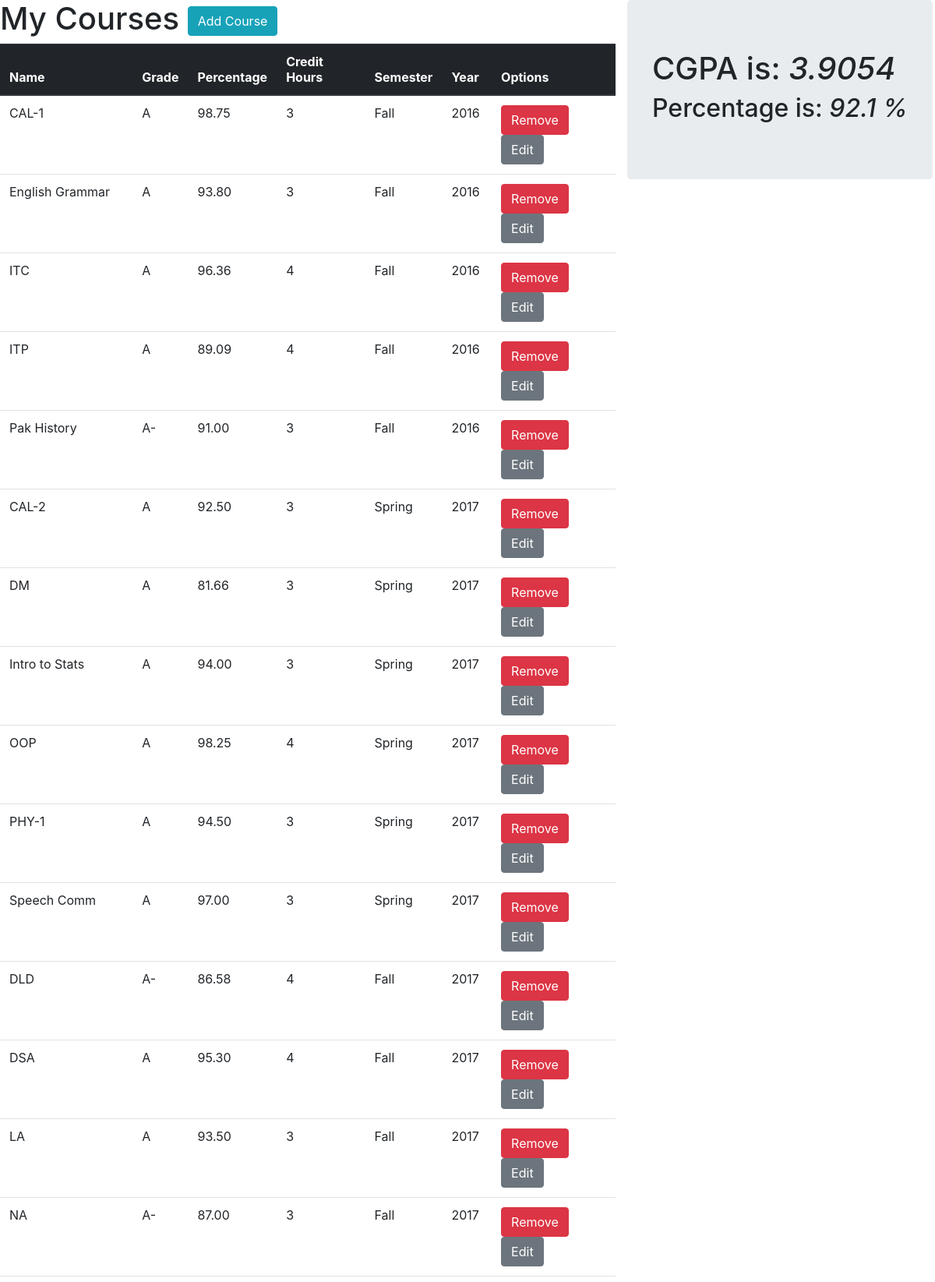
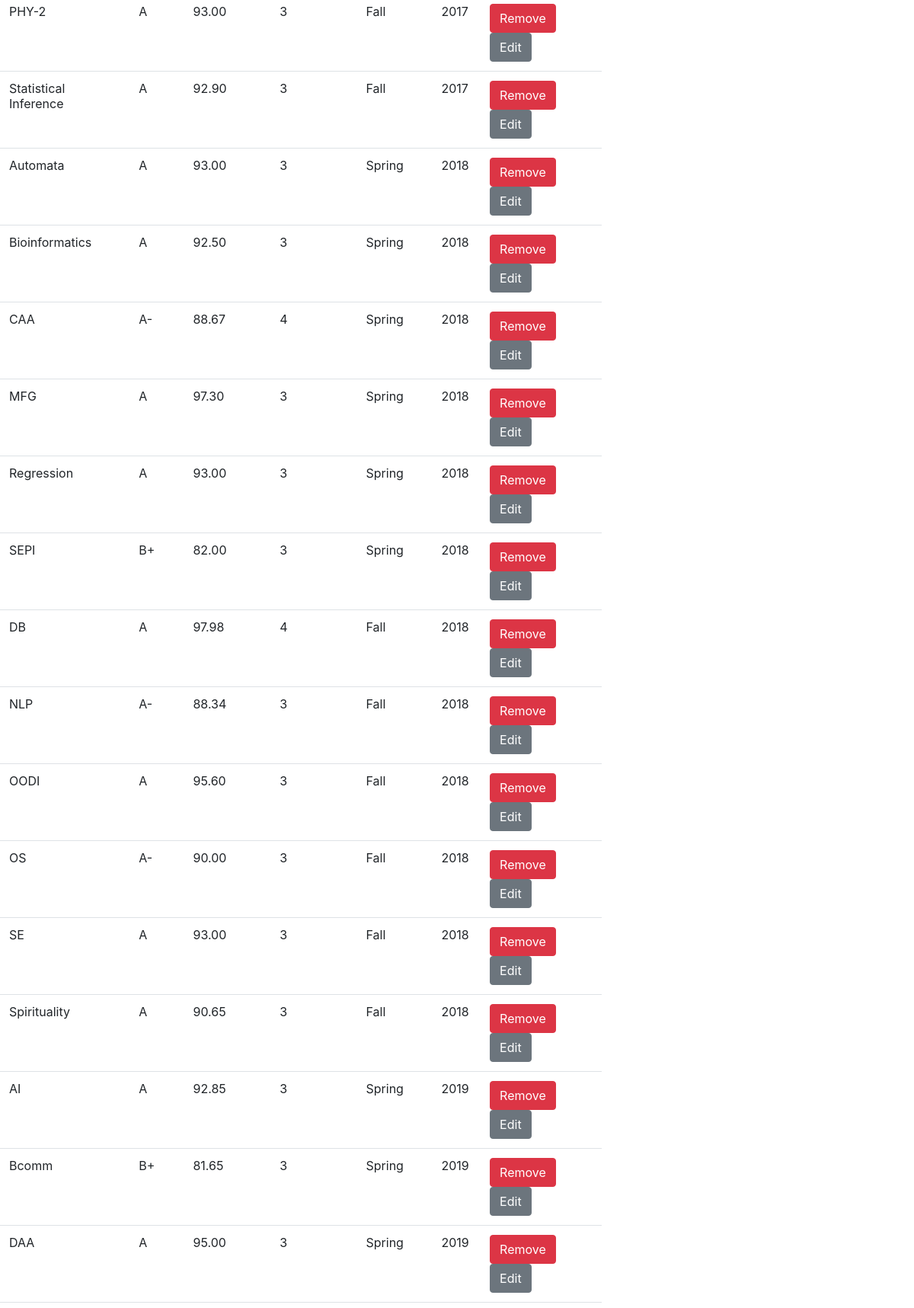
Screenshot of /gradebook (upper part) with the database file from the repository (2 pictures, top to bottom).
### gradebook/models.py (models this page shows, shortened)
class Course(models.Model):
    course_name = models.CharField(verbose_name='Course Name',primary_key=True, max_length=50)
    course_grade = models.CharField(verbose_name='Course Grade',max_length=2)
    course_pct = models.DecimalField(decimal_places=2,max_digits=4,verbose_name='Course Percentage')
    course_credit_hours = models.IntegerField(verbose_name='Course Credit Hours')
    course_semester = models.CharField(verbose_name='Course Semester',max_length=15)
    course_year = models.IntegerField()
    course_grade_points = models.DecimalField(decimal_places=2,max_digits=3,verbose_name='Course Grade Points')

### gradebook/views.py (the view)
# urls.py: path('',views.index, name='index'),
def index(request):
    if request.method == 'POST':
        form = CourseForm(request.POST)
        if form.is_valid():
            form.save()
    form = CourseForm()
    courses = Course.objects.order_by('course_year', '-course_semester', 'course_name')
    total_credit_hours = Course.objects.aggregate(total_credit_hours=Sum(F('course_credit_hours')))['total_credit_hours']
    total_grade_points = Course.objects.aggregate(total_grade_points=Sum(F('course_grade_points')*F('course_credit_hours'),output_field=FloatField()))['total_grade_points']
    total_percentage = Course.objects.aggregate(total_percentage=Sum(F('course_pct')*F('course_credit_hours'),output_field=FloatField()))['total_percentage']
    if total_credit_hours is None:
        cgpa = 'N/A'
        pct = '0'
    else:
        cgpa = round(total_grade_points / total_credit_hours,4)
        pct = round(total_percentage / total_credit_hours,2)
    return render(request,'index.html',{'form':form, 'courses' : courses, 'cgpa': cgpa, 'pct' : pct})

### gradebook/templates/index.html (shortened to what this page needs)
{% extends "base.html" %} {% block content %}
<div class="row">
<div class="col-md-8">
		<h1>My Courses <button type="button" class="btn btn-info" data-toggle="modal"
			data-target="#myModal">Add Course</button>
		</h1>
	<table class="table">
		{% if courses %}
		<thead class="thead-dark">
			<th>Name</th>
			<th>Grade</th>
			<th>Percentage</th>
			<th>Credit Hours</th>
			<th>Semester</th>
			<th>Year</th>
			<th>Options</th>
		</thead>
			{% for course in courses %}
			<tr>
			<td> {{ course.course_name }} </td>
			<td> {{ course.course_grade }}</td>
			<td> {{ course.course_pct }}</td>
			<td> {{ course.course_credit_hours }}</td>
			<td> {{ course.course_semester }}</td>
			<td>{{ course.course_year }}</td>
			<td>
			<a href="/delete/{{ course.course_name }}" class="btn btn-danger">Remove</a>
			<a href="/edit/{{ course.course_name }}" class="btn btn-secondary">Edit</a>
			</td>
			</tr>
			{% endfor %}
		{% else %}
		<tr>No courses at the moment.</tr>
		{% endif %}
	</table>
</div>
<div class="coll md-4">
<div class="jumbotron">
  <h1>CGPA is: {% if cgpa %} <em> {{ cgpa }}</em> {% else %} N/A {% endif %}</h1>
  <h2>Percentage is: <em> {{ pct }} %</em>  </h2>
</div>
</div>
</div>
	{% endblock content %}

### rows the page displays
Course: course_name "CAL-1", course_grade "A", course_pct "98.75", course_credit_hours "3", course_semester "Fall", course_year "2016"
Course: course_name "English Grammar", course_grade "A", course_pct "93.80", course_credit_hours "3", course_semester "Fall", course_year "2016"
Course: course_name "ITC", course_grade "A", course_pct "96.36", course_credit_hours "4", course_semester "Fall", course_year "2016"
Course: course_name "ITP", course_grade "A", course_pct "89.09", course_credit_hours "4", course_semester "Fall", course_year "2016"
Course: course_name "Pak History", course_grade "A-", course_pct "91.00", course_credit_hours "3", course_semester "Fall", course_year "2016"
Course: course_name "CAL-2", course_grade "A", course_pct "92.50", course_credit_hours "3", course_semester "Spring", course_year "2017"
Course: course_name "DM", course_grade "A", course_pct "81.66", course_credit_hours "3", course_semester "Spring", course_year "2017"
Course: course_name "Intro to Stats", course_grade "A", course_pct "94.00", course_credit_hours "3", course_semester "Spring", course_year "2017"
Course: course_name "OOP", course_grade "A", course_pct "98.25", course_credit_hours "4", course_semester "Spring", course_year "2017"
Course: course_name "PHY-1", course_grade "A", course_pct "94.50", course_credit_hours "3", course_semester "Spring", course_year "2017"
Course: course_name "Speech Comm", course_grade "A", course_pct "97.00", course_credit_hours "3", course_semester "Spring", course_year "2017"
Course: course_name "DLD", course_grade "A-", course_pct "86.58", course_credit_hours "4", course_semester "Fall", course_year "2017"
Course: course_name "DSA", course_grade "A", course_pct "95.30", course_credit_hours "4", course_semester "Fall", course_year "2017"
Course: course_name "LA", course_grade "A", course_pct "93.50", course_credit_hours "3", course_semester "Fall", course_year "2017"
Course: course_name "NA", course_grade "A-", course_pct "87.00", course_credit_hours "3", course_semester "Fall", course_year "2017"
Course: course_name "PHY-2", course_grade "A", course_pct "93.00", course_credit_hours "3", course_semester "Fall", course_year "2017"
Course: course_name "Statistical Inference", course_grade "A", course_pct "92.90", course_credit_hours "3", course_semester "Fall", course_year "2017"
Course: course_name "Automata", course_grade "A", course_pct "93.00", course_credit_hours "3", course_semester "Spring", course_year "2018"
Course: course_name "Bioinformatics", course_grade "A", course_pct "92.50", course_credit_hours "3", course_semester "Spring", course_year "2018"
Course: course_name "CAA", course_grade "A-", course_pct "88.67", course_credit_hours "4", course_semester "Spring", course_year "2018"
Course: course_name "MFG", course_grade "A", course_pct "97.30", course_credit_hours "3", course_semester "Spring", course_year "2018"
Course: course_name "Regression", course_grade "A", course_pct "93.00", course_credit_hours "3", course_semester "Spring", course_year "2018"
Course: course_name "SEPI", course_grade "B+", course_pct "82.00", course_credit_hours "3", course_semester "Spring", course_year "2018"
Course: course_name "DB", course_grade "A", course_pct "97.98", course_credit_hours "4", course_semester "Fall", course_year "2018"
Course: course_name "NLP", course_grade "A-", course_pct "88.34", course_credit_hours "3", course_semester "Fall", course_year "2018"
Course: course_name "OODI", course_grade "A", course_pct "95.60", course_credit_hours "3", course_semester "Fall", course_year "2018"
Course: course_name "OS", course_grade "A-", course_pct "90.00", course_credit_hours "3", course_semester "Fall", course_year "2018"
Course: course_name "SE", course_grade "A", course_pct "93.00", course_credit_hours "3", course_semester "Fall", course_year "2018"
Course: course_name "Spirituality", course_grade "A", course_pct "90.65", course_credit_hours "3", course_semester "Fall", course_year "2018"
Course: course_name "AI", course_grade "A", course_pct "92.85", course_credit_hours "3", course_semester "Spring", course_year "2019"
Course: course_name "Bcomm", course_grade "B+", course_pct "81.65", course_credit_hours "3", course_semester "Spring", course_year "2019"
Course: course_name "DAA", course_grade "A", course_pct "95.00", course_credit_hours "3", course_semester "Spring", course_year "2019"

### other values shown
{{ cgpa }} "3.9054"
{{ pct }} "92.1"
